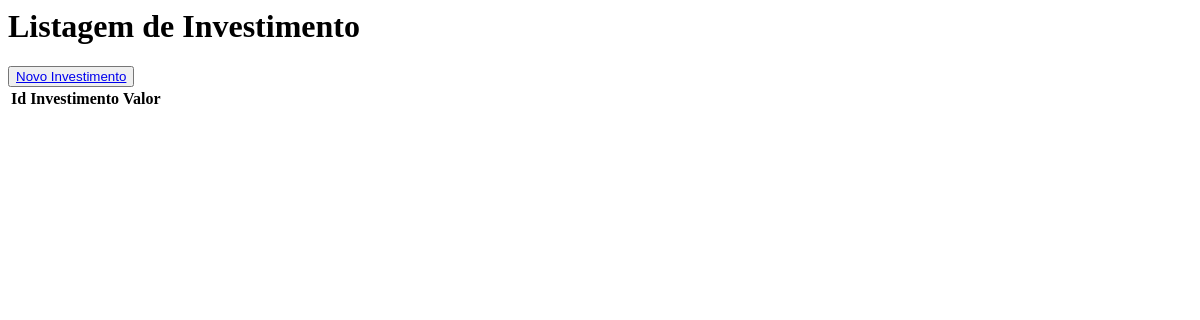
/, run on an earlier commit of the app's database.
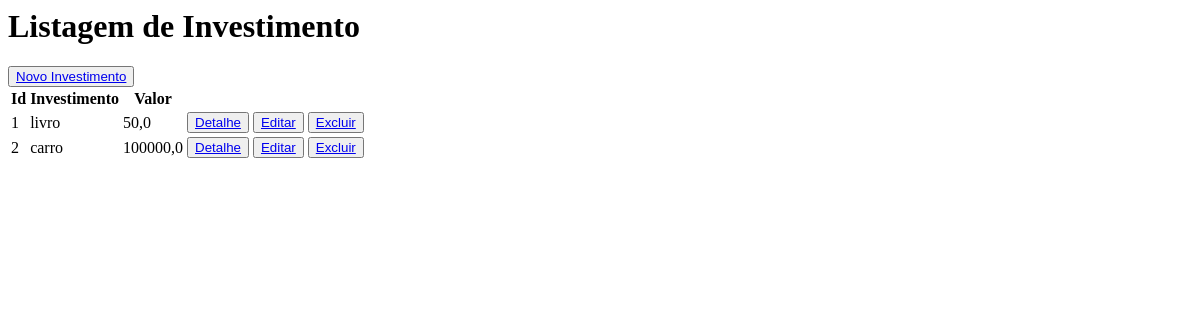
And on a later commit of the database.
### invista_me/models.py (models this page shows)
class Investimento(models.Model):
  investimento = models.TextField(max_length=255)
  valor = models.FloatField()
  pago = models.BooleanField(default=False)
  data = models.DateField(default=datetime.now)

### invista_me/views.py (the view)
# urls.py: path('', views.investimentos, name='investimentos'),
def investimentos(request):
  dados = {
    'dados': Investimento.objects.all()
  }
  return render(request, 'investimentos/investimentos.html', context=dados)

### invista_me/templates/investimentos/investimentos.html
<h1>Listagem de Investimento</h1>
<button><a href="{% url 'novo_investimento' %}">Novo Investimento</a></button>
<table>
  <tr>
    <th>Id</th>
    <th>Investimento</th>
    <th>Valor</th>
  </tr>
  {% for dado in dados %}
  <tr>
    <td>{{dado.id}}</td>
    <td>{{dado.investimento}}</td>
    <td>{{dado.valor}}</td>
    <td>
      <button><a href="{% url 'detalhe' dado.id %}">Detalhe</a></button>
      <button><a href="{% url 'editar' dado.id %}">Editar</a></button>
      <button><a href="{% url 'excluir' dado.id %}">Excluir</a></button>
    </td>
  </tr>
  {% endfor %}
</table>

What changed in the data, as far as the page shows it:
added Investimento: id "1", investimento "livro", valor "50,0"
added Investimento: id "2", investimento "carro", valor "100000,0"
